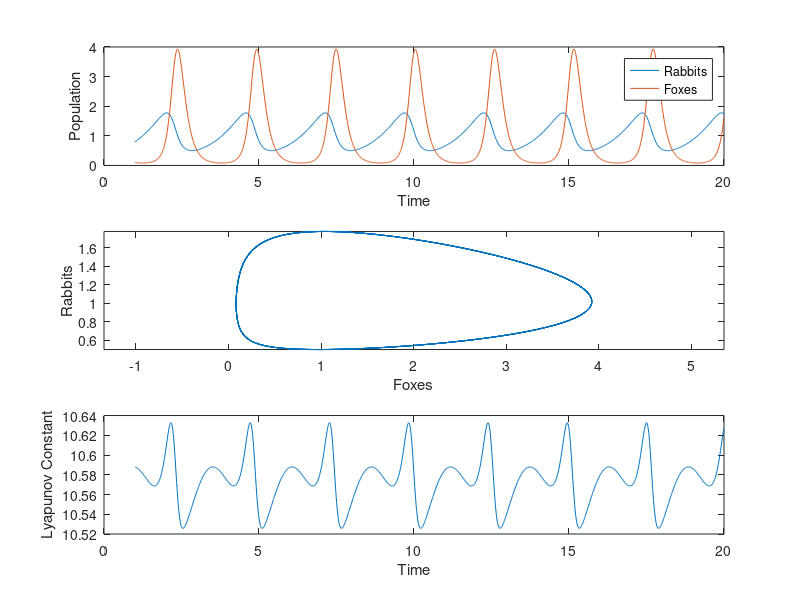

This chart was generated by the following MATLAB code: (Note: this script raises an error after producing the figure.)
clear all
close all

%Want time step 0.043 (smallest required by other solvers) wanna go 
dt = 0.012;
time = 20;
N = 1:dt:time;
iter = size(N,2);
alpha = 8;

%%%%%%%%%%%%%%%%%%%%%%%%%%%%%%%%%%%%%%%%%%%%%%%%%%%%

X = zeros(2,iter);
x = [0.8; 0.1];
X(:,1) = x;
for i=2:iter
	x(1) = x(1)+dt*(1-x(2))*x(1);
	x(2) = x(2)+alpha*dt*(x(1)-1)*x(2);
	X(:,i) = x;
end

figure(1);
subplot(3,1,1)
plot(N,X(1,:))
hold on
plot(N,X(2,:))
xlabel('Time')
ylabel('Population')
legend('Rabbits','Foxes')

subplot(3,1,2)
plot(X(2,:),X(1,:))
xlabel('Foxes')
ylabel('Rabbits')
axis equal

subplot(3,1,3)
H = alpha*X(1,:)+X(2,:)-log(X(1,:).^alpha .* X(2,:));
plot(N,H)
xlabel('Time')
ylabel('Lyapunov Constant')
suptitle('Symplectic Euler A')
disp(sprintf('Lyapunov Drift for Sympletic Euler A: %f',max(H)-min(H))) 

%%%%%%%%%%%%%%%%%%%%%%%%%%%%%%%%%%%%%%%%%%%%%%%%%%%%

X = zeros(2,iter);
x = [0.8; 0.1];
X(:,1) = x;
for i=2:iter
	x(2) = x(2)+alpha*dt*(x(1)-1)*x(2);
	x(1) = x(1)+dt*(1-x(2))*x(1);
	X(:,i) = x;
end

figure(2);
subplot(3,1,1)
plot(N,X(1,:))
hold on
plot(N,X(2,:))
xlabel('Time')
ylabel('Population')
legend('Rabbits','Foxes')

subplot(3,1,2)
plot(X(2,:),X(1,:))
xlabel('Foxes')
ylabel('Rabbits')
axis equal

subplot(3,1,3)
H = alpha*X(1,:)+X(2,:)-log(X(1,:).^alpha .* X(2,:));
plot(N,H)
xlabel('Time')
ylabel('Lyapunov Constant')
suptitle('Symplectic Euler B')
disp(sprintf('Lyapunov Drift for Sympletic Euler B: %f',max(H)-min(H))) 

%%%%%%%%%%%%%%%%%%%%%%%%%%%%%%%%%%%%%%%%%%%%%%%%%%%%

X = zeros(2,iter);
x = [0.8; 0.1];
X(:,1) = x;
for i=2:iter
	x1 = x(1);
	x2 = x(2);
	x(1) = x1+dt*(1-x2)*x1;
	x(2) = x2+alpha*dt*(x1-1)*x2;
	X(:,i) = x;
end

figure(3);
subplot(3,1,1)
plot(N,X(1,:))
hold on
plot(N,X(2,:))
xlabel('Time')
ylabel('Population')
legend('Rabbits','Foxes')

subplot(3,1,2)
plot(X(2,:),X(1,:))
xlabel('Foxes')
ylabel('Rabbits')
axis equal

subplot(3,1,3)
H = alpha*X(1,:)+X(2,:)-log(X(1,:).^alpha .* X(2,:));
plot(N,H)
xlabel('Time')
ylabel('Lyapunov Constant')
suptitle('Explicit Euler')
disp(sprintf('Lyapunov Drift for Explicit Euler: %f',max(H)-min(H))) 

disp('0.235 is the timestep for which the explicit euler A has a lyapounuv constant that drifts less then ode45')

